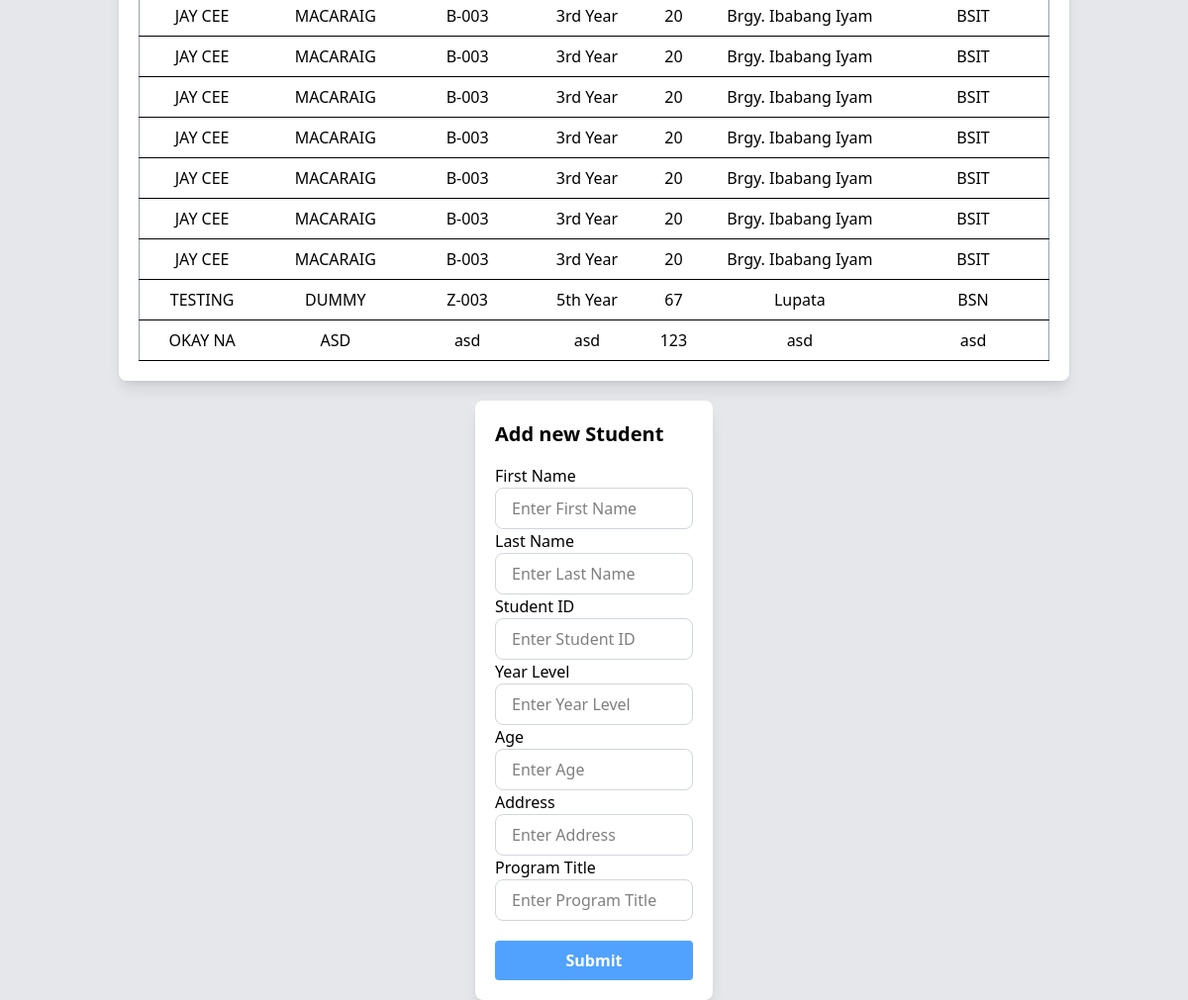
The app's page /student/ (lower part), older data.
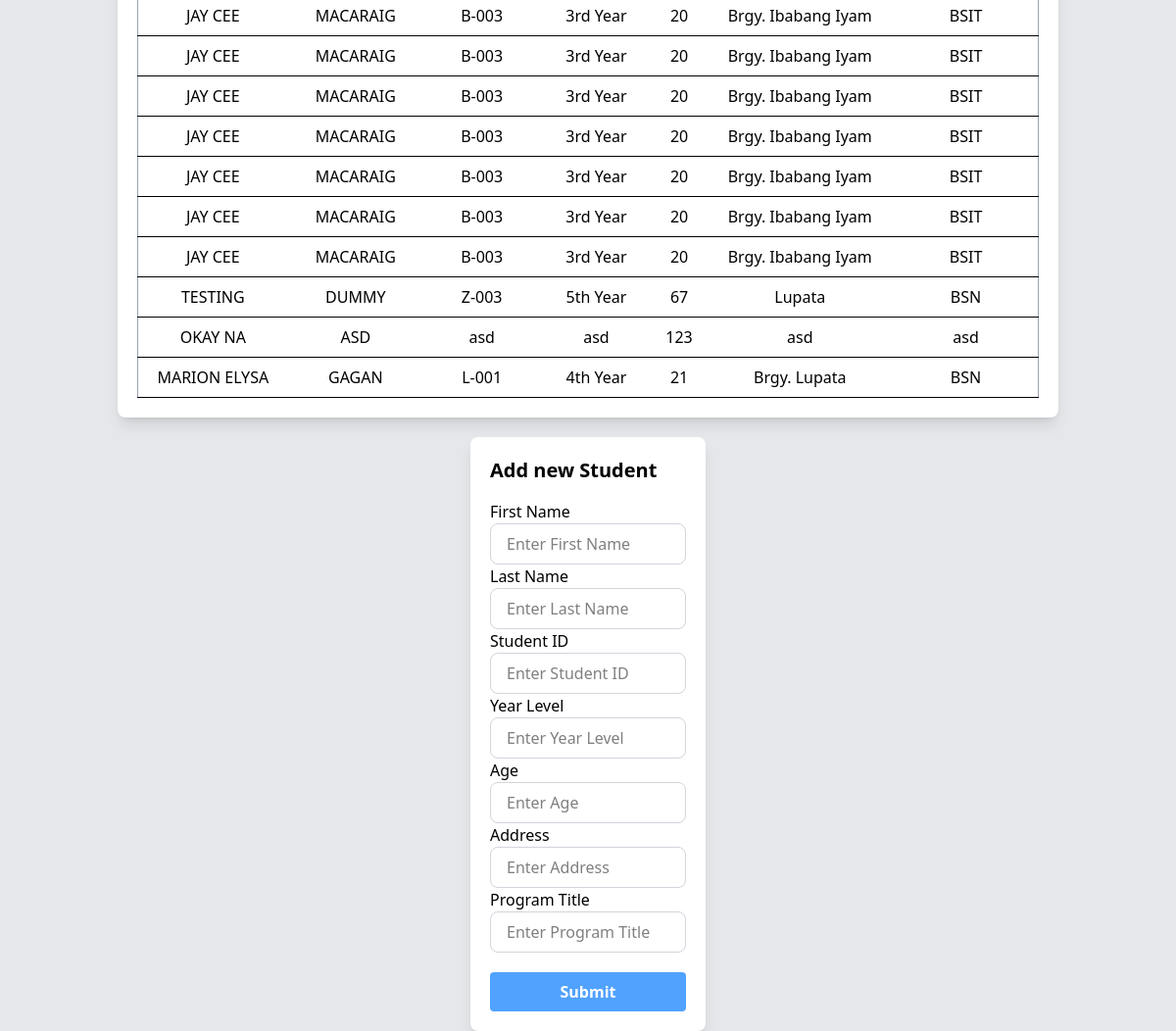
The same page, newer data.
### online_enrollment/models.py (models this page shows, shortened)
class Student(models.Model):
    first_name = models.CharField(max_length=100)
    last_name = models.CharField(max_length=100)
    year_level = models.CharField(max_length=100)
    age = models.IntegerField()
    address = models.CharField()
    student_ID = models.CharField(max_length=5)
    program_title = models.CharField(max_length=100)

### online_enrollment/views.py (the view)
# urls.py: path('student/', views.StudentView, name='student')
def StudentView(req):
    student = Student.objects.all()
    if req.method == 'POST':
        form = StudentForm(req.POST)
        if form.is_valid():
            form.save()
            return redirect('student')
    else:
        form = StudentForm()
    return render(req, 'student.html', {
        'form' : form,
        'students': student
        })

### online_enrollment/templates/student.html (shortened to what this page needs)
{% extends 'homepage.html' %} {% block title%} STUDENT {% endblock %} {% block modal %}
<div class="w-4/5 bg-white p-5 rounded-lg shadow-lg mt-10">
  <table
    class="table-auto border-collapse border border-gray-400 w-full bg-white p-10"
  >
    <tbody>
      {% for student in students %}
      <tr class="text-center">
        <td class="p-2 border-b-1">{{student.first_name|upper}}</td>
        <td class="p-2 border-b-1">{{student.last_name|upper}}</td>
        <td class="p-2 border-b-1">{{student.student_ID}}</td>
        <td class="p-2 border-b-1">{{student.year_level}}</td>
        <td class="p-2 border-b-1">{{student.age}}</td>
        <td class="p-2 border-b-1">{{student.address}}</td>
        <td class="p-2 border-b-1">{{student.program_title}}</td>
      </tr>
      {% empty %}
      <tr>
        <td colspan="7">NO STUDENT FOUND.</td>
      </tr>
      {% endfor %}
    </tbody>
  </table>
</div>
<form
  method="POST"
  class="w-1/5 flex flex-col p-5 bg-white mt-5 rounded-lg shadow-lg"
>
  <h1 class="text-xl font-bold mb-4">Add new Student</h1>
  <label for="first_name">First Name</label>
  {{ form.first_name }}
  <label for="last_name">Last Name</label>
  {{ form.last_name }}
  <label for="student_ID">Student ID</label>
  {{ form.student_ID }}
  <label for="year_level">Year Level</label>
  {{ form.year_level }}
  <label for="age">Age</label>
  {{ form.age }}
  <label for="address">Address</label>
  {{ form.address }}
  <label for="program_title">Program Title</label>
  {{ form.program_title }}
  <button
    type="submit"
    class="mt-5 w-full py-2 bg-blue-400 self-center text-white font-bold rounded"
  >
    Submit
  </button>
</form>
{% endblock %}

### online_enrollment/templates/homepage.html (shortened to what this page needs)
{% extends 'base.html'%} {% block content %}
{% block modal %}{% endblock%} {% endblock %}

### online_enrollment/templates/base.html (shortened to what this page needs)
<!DOCTYPE html>
<html lang="en">
  <head>
    <script src="https://cdn.jsdelivr.net/npm/@tailwindcss/browser@4"></script>
  </head>
  <body class="w-full h-screen flex flex-col items-center bg-gray-200">
    {% block content%}{% endblock %}
  </body>
</html>

Row changes from the older to the newer data that the page shows:
added Student: first_name "MARION ELYSA", last_name "GAGAN", student_ID "L-001", year_level "4th Year", age "21", address "Brgy. Lupata", program_title "BSN"
